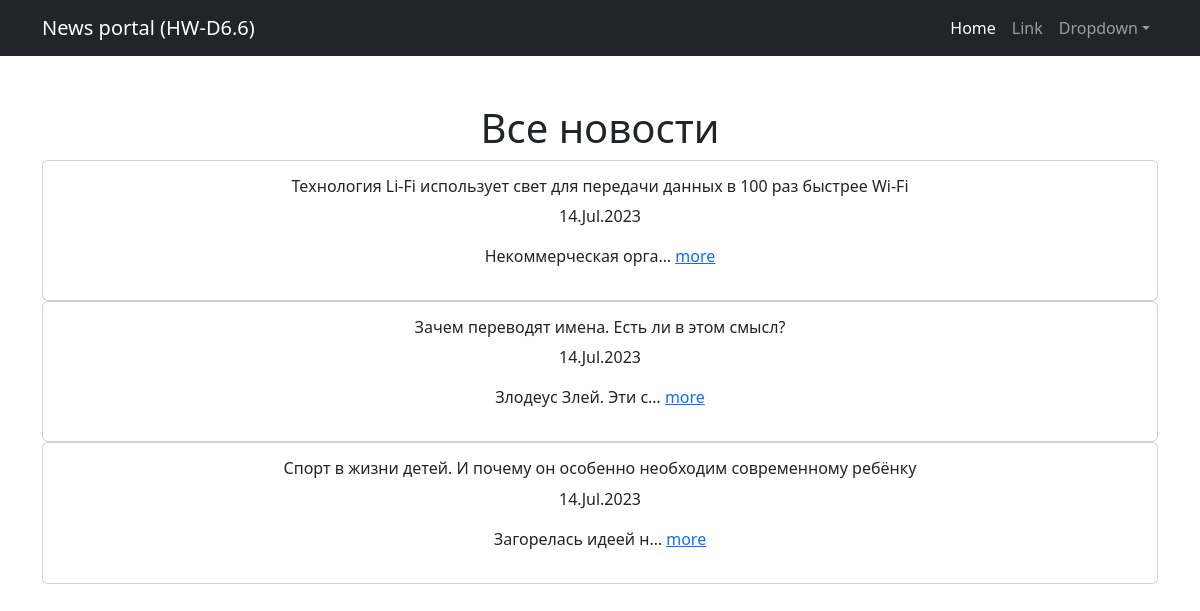
Page /news/ on the committed database.
### news/models.py (models this page shows, shortened)
class Post(models.Model):
    author = models.ForeignKey(Author,
                               on_delete=models.CASCADE,
                               null=False)
    type = models.CharField(max_length=1,
                            choices=POST_TYPE,
                              default=news)
    publication_date = models.DateTimeField(auto_now_add=True)
    category = models.ManyToManyField(Category,
                                      through='PostCategory')
    title = models.CharField(max_length=100,
                             default='')
    content = models.TextField(default='Text here...')
    rating = models.IntegerField(default=0)
    def preview(self):
        str = self.content[:100] + '...'
        return str

### news/views.py (the view)
# urls.py: path('', NewsList.as_view()),
class NewsList(ListView):
    model = Post
    ordering = 'publication_date'
    template_name = 'news.html'
    context_object_name = 'news'

### templates/news.html (shortened to what this page needs)
{% extends 'flatpages/default.html' %}
{% block content %}
<h1>Все новости</h1>
{% for post in news %}
<div class="card">
    <div class="card-body">
        <h6>
            {{ post.title }}
        </h6>
        <p>
            {{ post.publication_date|date:'d.M.Y' }}
        </p>
        <p>
            {{ post.preview|truncatechars:20 }} <a href="{% url 'post_detail' post.id %}" class="card-link">more</a>
        </p>
    </div>
</div>
{% endfor %}
{% endblock content %}

### templates/flatpages/default.html (shortened to what this page needs)
<!DOCTYPE html>
<html lang="en">
    <head>
        {% load static %}
        <link href="{% static 'css/styles.css' %}" rel="stylesheet" />
    </head>
    <body>
        <nav class="navbar navbar-expand-lg navbar-dark bg-dark">
            <div class="container">
                <a class="navbar-brand" href="#">News portal (HW-D6.6)</a>
                <div class="collapse navbar-collapse" id="navbarSupportedContent">
                    <ul class="navbar-nav ms-auto mb-2 mb-lg-0">
                        <li class="nav-item"><a class="nav-link active" aria-current="page" href="#">Home</a></li>
                        <li class="nav-item"><a class="nav-link" href="#">Link</a></li>
                        <li class="nav-item dropdown">
                            <a class="nav-link dropdown-toggle" id="navbarDropdown" href="#" role="button" data-bs-toggle="dropdown" aria-expanded="false">Dropdown</a>
                        </li>
                    </ul>
                </div>
            </div>
        </nav>
        <div class="container">
            <div class="text-center mt-5">
                {% block content %}{{ flatpage.content }}{% endblock content %}
            </div>
        </div>
    </body>
</html>

### rows in the picture
Post: title "Технология Li-Fi использует свет для передачи данных в 100 раз быстрее Wi-Fi", publication_date "14.Jul.2023", preview "Некоммерческая орга…"
Post: title "Зачем переводят имена. Есть ли в этом смысл?", publication_date "14.Jul.2023", preview "Злодеус Злей. Эти с…"
Post: title "Спорт в жизни детей. И почему он особенно необходим современному ребёнку", publication_date "14.Jul.2023", preview "Загорелась идеей н…"
